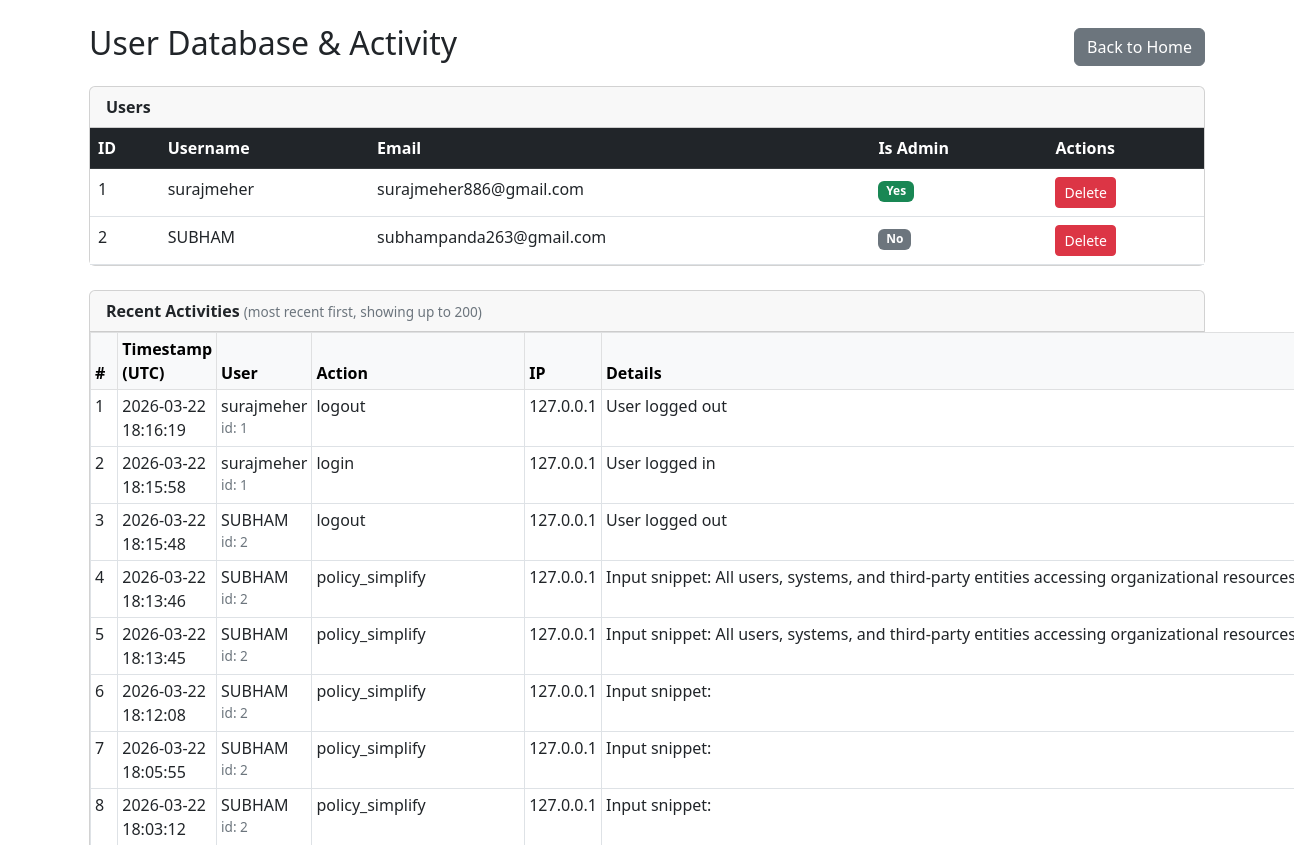
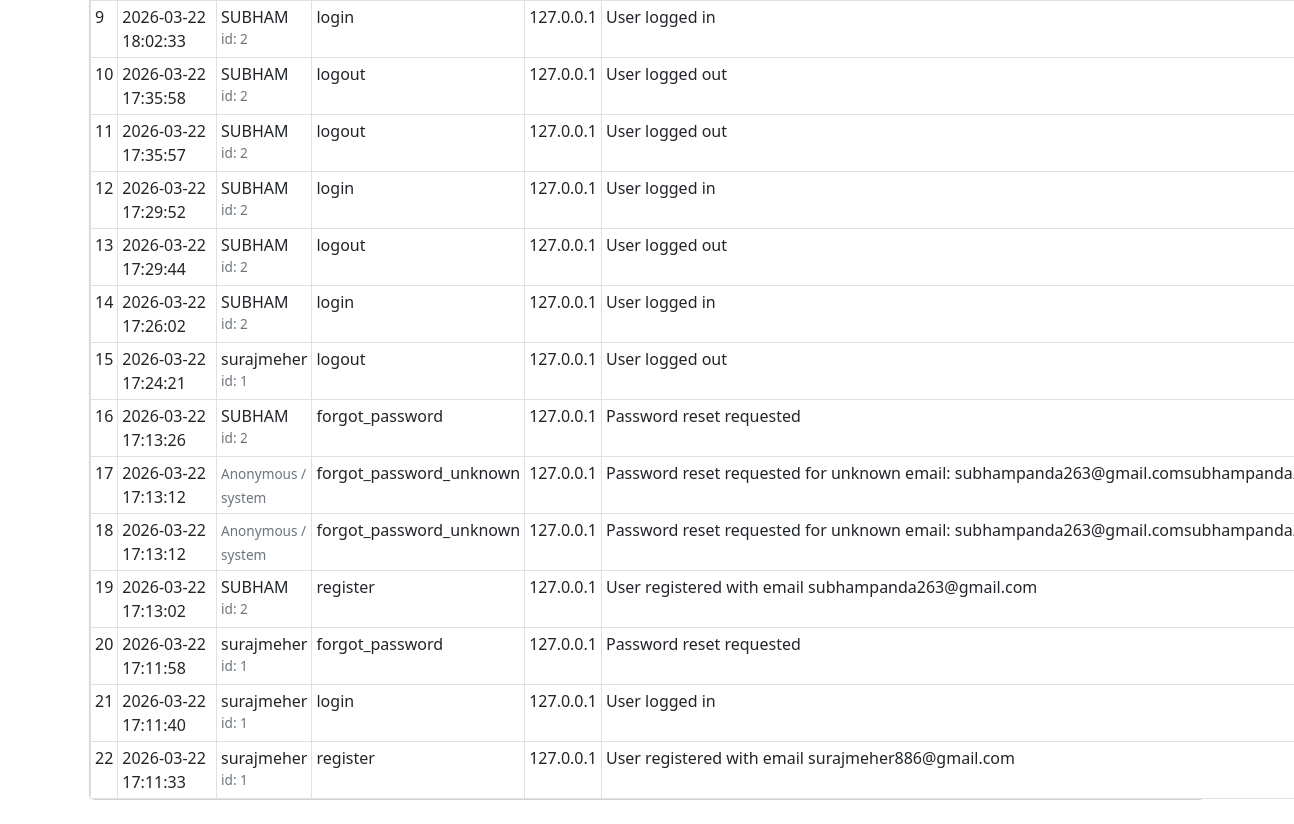
Page /admin (signed in) on the earlier database version (2 pictures, top to bottom).
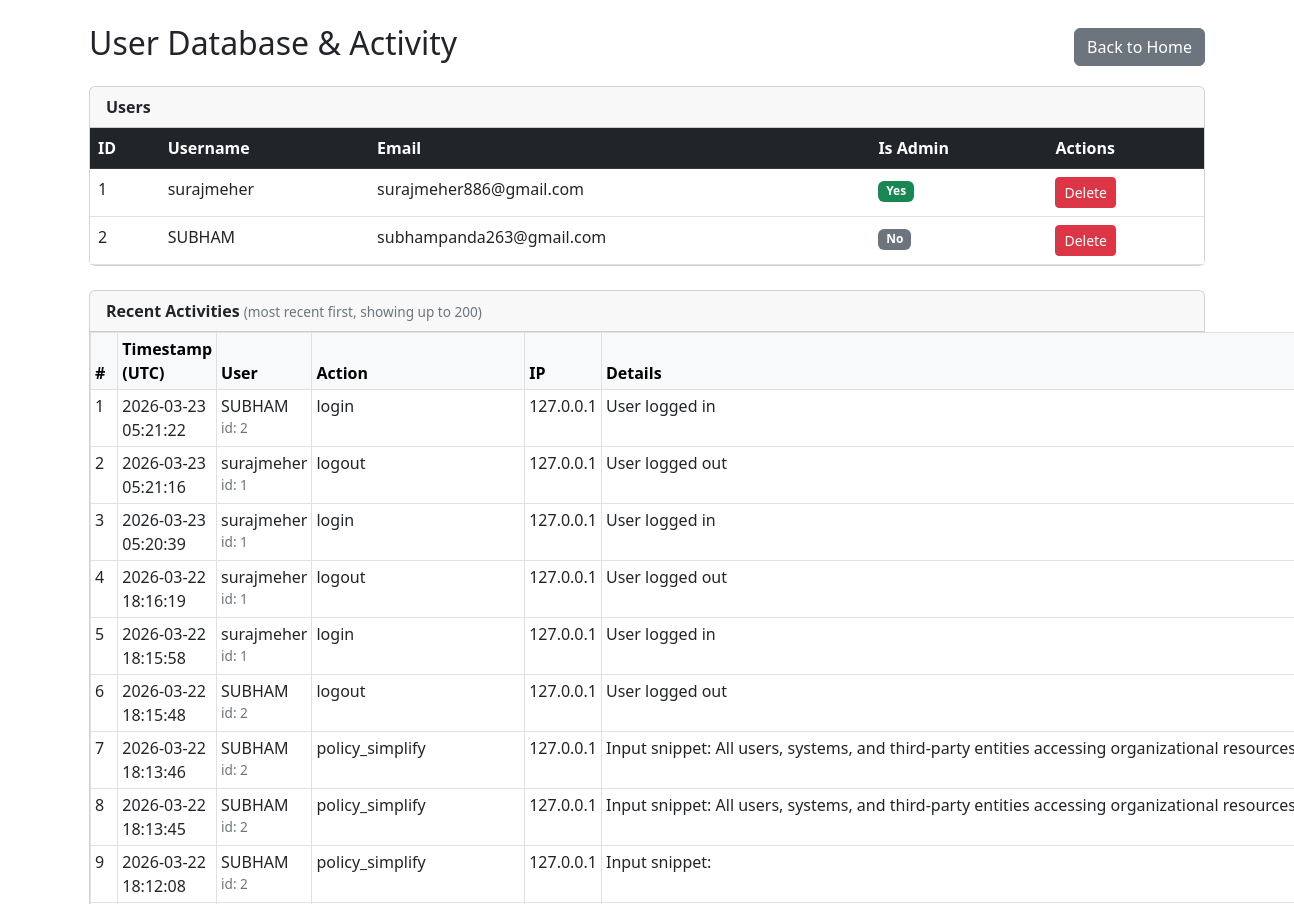
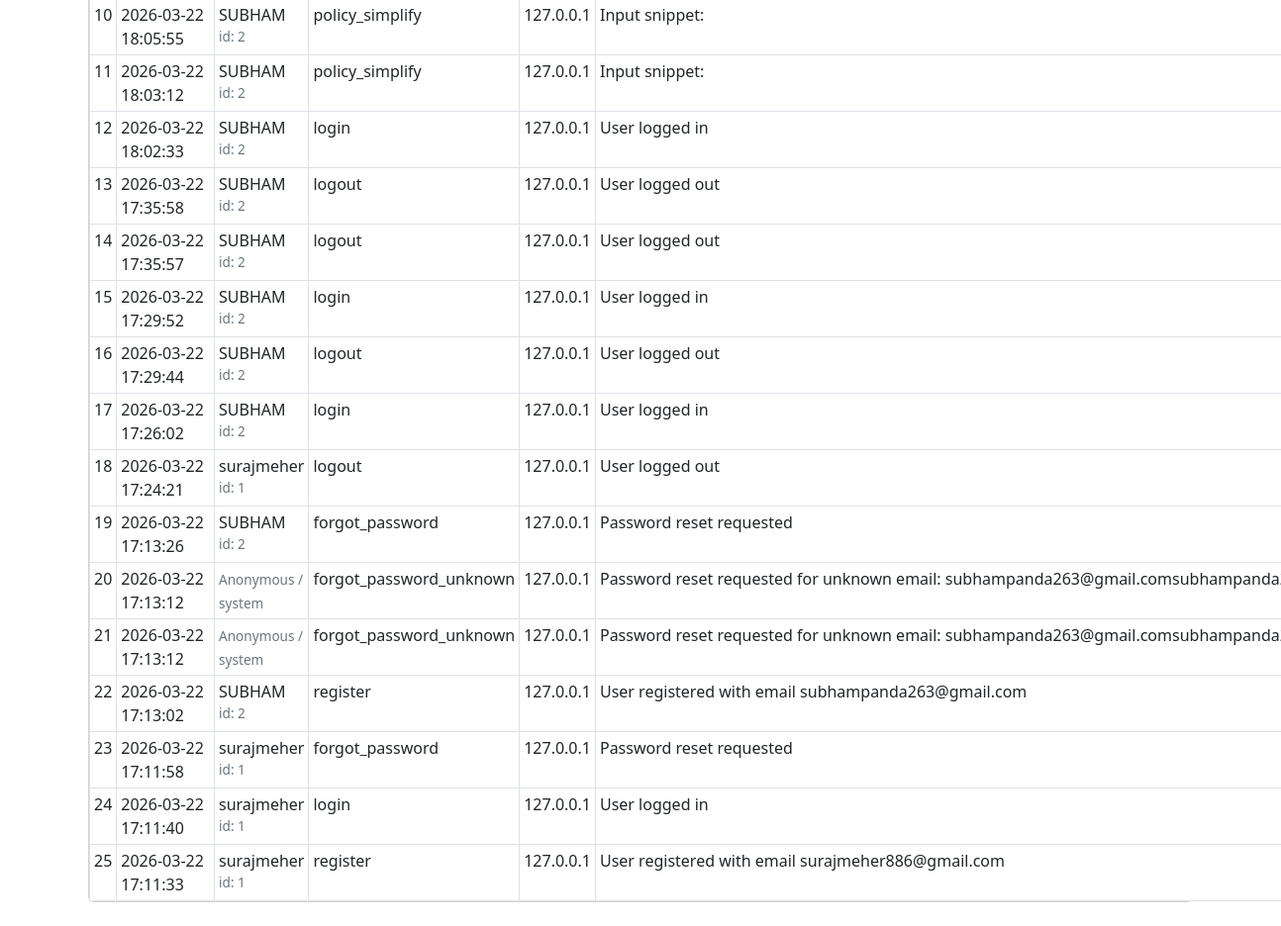
Same page on the later database version (2 pictures, top to bottom).
### app.py (models this page shows)
class User(db.Model):
    id = db.Column(db.Integer, primary_key=True)
    username = db.Column(db.String(150), unique=True, nullable=False)
    email = db.Column(db.String(150), unique=True, nullable=False)
    password_hash = db.Column(db.String(256), nullable=False)
    reset_token = db.Column(db.String(256), nullable=True)
    is_admin = db.Column(db.Boolean, default=False)
    activities = db.relationship('Activity', backref='user', lazy='dynamic')

class Activity(db.Model):
    id = db.Column(db.Integer, primary_key=True)
    user_id = db.Column(db.Integer, db.ForeignKey('user.id'), nullable=True)
    action = db.Column(db.String(100), nullable=False)
    details = db.Column(db.Text, nullable=True)
    ip_address = db.Column(db.String(64), nullable=True)
    timestamp = db.Column(db.DateTime, default=datetime.utcnow, index=True)

### app.py (the view)
@app.route('/admin')
def admin():
    if "username" not in session or not session.get("is_admin"):
        flash("Admin access only.", "danger")
        return redirect(url_for('login'))
    users = User.query.order_by(User.id.asc()).all()
    recent_activities = Activity.query.order_by(Activity.timestamp.desc()).limit(200).all()
    return render_template("Admin.html", users=users, activities=recent_activities)

### templates/Admin.html (shortened to what this page needs)
<!DOCTYPE html>
<html lang="en">
<head>
    <link href="https://cdn.jsdelivr.net/npm/bootstrap@5.3.0-alpha3/dist/css/bootstrap.min.css" rel="stylesheet">
</head>
<body>
  <div class="container mt-4">
    <div class="d-flex justify-content-between align-items-center mb-3">
      <h2>User Database & Activity</h2>
      <a href="/" class="btn btn-secondary">Back to Home</a>
    </div>
    <div class="card mb-4">
      <div class="card-header">
        <strong>Users</strong>
      </div>
      <div class="card-body p-0">
        <table class="table table-hover mb-0">
          <thead class="table-dark">
            <tr>
              <th>ID</th>
              <th>Username</th>
              <th>Email</th>
              <th>Is Admin</th>
              <th>Actions</th>
            </tr>
          </thead>
          <tbody>
            {% for user in users %}
            <tr>
              <td>{{ user.id }}</td>
              <td>{{ user.username }}</td>
              <td>{{ user.email }}</td>
              <td>{% if user.is_admin %}<span class="badge bg-success">Yes</span>{% else %}<span class="badge bg-secondary">No</span>{% endif %}</td>
              <td>
                <form action="{{ url_for('delete_user', user_id=user.id) }}" method="post" onsubmit="return confirm('Are you sure you want to delete this user?');" style="display:inline;">
                  <button type="submit" class="btn btn-danger btn-sm">Delete</button>
                </form>
              </td>
            </tr>
            {% endfor %}
          </tbody>
        </table>
      </div>
    </div>
    <div class="card mb-4">
      <div class="card-header">
        <strong>Recent Activities</strong>
        <span class="small-muted"> (most recent first, showing up to 200)</span>
      </div>
      <div class="card-body p-0">
        <table class="table table-sm table-bordered mb-0">
          <thead class="table-light">
            <tr>
              <th>#</th>
              <th>Timestamp (UTC)</th>
              <th>User</th>
              <th>Action</th>
              <th>IP</th>
              <th>Details</th>
            </tr>
          </thead>
          <tbody>
            {% for act in activities %}
            <tr>
              <td>{{ loop.index }}</td>
              <td>{{ act.timestamp.strftime('%Y-%m-%d %H:%M:%S') if act.timestamp else '' }}</td>
              <td>
                {% if act.user %}
                  {{ act.user.username }} <div class="small-muted">id: {{ act.user.id }}</div>
                {% else %}
                  <span class="small-muted">Anonymous / system</span>
                {% endif %}
              </td>
              <td>{{ act.action }}</td>
              <td>{{ act.ip_address or '-' }}</td>
              <td class="activity-details">
                <div class="truncate" title="{{ act.details }}">{{ act.details or '-' }}</div>
              </td>
            </tr>
            {% endfor %}
          </tbody>
        </table>
      </div>
    </div>
  </div>
</body>
</html>

### templates/Admin.html (style rules this page uses)
.small-muted { font-size: 0.85rem; color: #6c757d; }
.truncate { max-width: 45rem; white-space: nowrap; overflow: hidden; text-overflow: ellipsis; }
.activity-details { max-width: 60rem; word-wrap: break-word; }

Differences in the rows shown:
added Activity: timestamp "2026-03-23 05:21:22", user.username "SUBHAM", user.id "2", action "login", ip_address "127.0.0.1", details "User logged in"
added Activity: timestamp "2026-03-23 05:21:16", user.username "surajmeher", user.id "1", action "logout", ip_address "127.0.0.1", details "User logged out"
added Activity: timestamp "2026-03-23 05:20:39", user.username "surajmeher", user.id "1", action "login", ip_address "127.0.0.1", details "User logged in"
